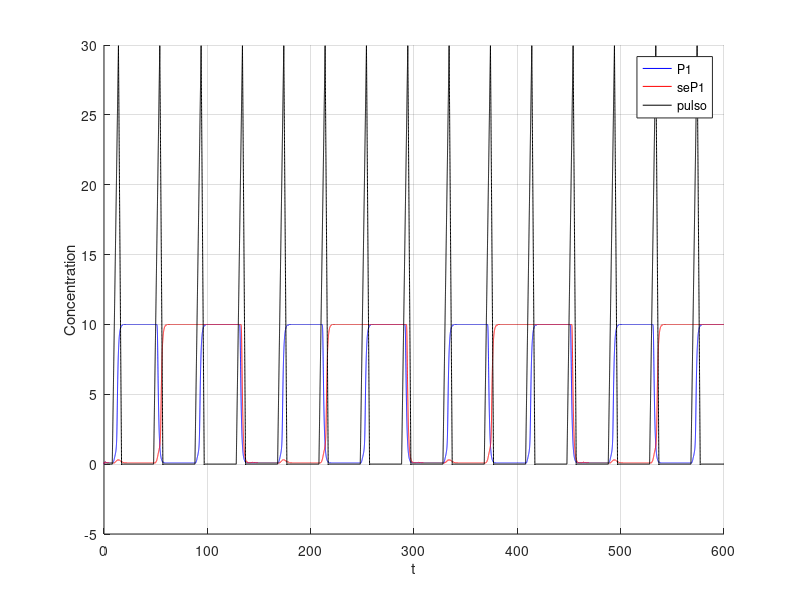

This chart was generated by the following MATLAB code:
clear;

dt=0.01; 
t=0:dt:600; 

%i = 1 ate 60000

p1 = 0;
p2 = 2.5;
ii1 = 0;
ii2 = 0;

%
alpha0 = 0.1;

% maximal expression rates
km1 = 2;
km2 = 2;

%dissociation constant
kp1 = 1;
kp2 = 2;

% parametros do collins para os iis
beta2 =3;
gama2 = 4;

%mass action constant
k1 = 2;

%degradation rate
kd1 = 0.6;

p1s = zeros(1, length(t));
p2s = zeros(1, length(t));

% pulso representa uma explosao na concentracao de mRNAs que possuem dois operators
% o primeiro precisa de p1 AND (NOT p2) e o segundo precisa de p2 AND (NOT p1)
pulso = zeros(1, length(t));

i1s = zeros(1, length(t));
i2s = zeros(1, length(t));


%posso alterar de diversas estranhas maneiras os alphas
alpha1 = 10; alpha2 = 5;
beta = 3;
gama = 4;

%-------------2bits---------------
% pulso para o segundo switch
pulso2 = zeros(1, length(t));
pulso2aux = 0;

sep1 = 0;
sep2 = 2.5;
seii1 = 0;
seii2 = 0;

% maximal expression rates
sekm1 = 2;
sekm2 = 2;

%dissociation constant
sekp1 = 1;
sekp2 = 2;

% parametros do collins para os iis
sebeta2 =3;
segama2 = 4;

sep1s = zeros(1, length(t));
sep2s = zeros(1, length(t));

sei1s = zeros(1, length(t));
sei2s = zeros(1, length(t));

sealpha1 = 10; sealpha2 = 5;
sebeta = 3;
segama = 4;

for i = 2:length(t)
   
   if (mod(i, 4000) >800 && mod(i,4000)<1400)
     pulso(i) = pulso(i-1)+0.05;
   endif
   
   if (mod(i, 4000) >=1400 && mod(i,4000)<1700)
     pulso(i) = pulso(i-1)-0.1;
   endif
  
  
  div = 1 + p1/kp1 + p2/kp2 + (p1*p2)/(kp1*kp2);
  
  
%  verde, depende do p1 (azul) 
%  dpdt = alpha0 + km1 * pulso(i) * ((1 + p1 / (kp1)) / div) - kd1*ii1;
  dpdt =  ( pulso(i) * ((1 + p1 / (kp1)) / div)     /   (1 + (ii2 / (1 + p1s(i) ) ) ^ beta2)   ) - ii1;
  ii1 = dpdt * dt + ii1;
  i1s(i) = ii1; 
  
  
%  amarelo deve ser o primeiro
% usei collins pois precisava que o crescimento de amarelo reprimisse o crescimento do verde.
%  dpdt = alpha0 + km2 * pulso(i) * ((1 + (p2) / (kp2 )) / div) - kd2*ii2;

% (pulso controla a execucao da  AND entre p1 e not p2) -> representa o maximal expression rate de collins           collins  para verde reprimir amarelo
  dpdt = ( pulso(i) * ((1 + p1 / (kp1)) / div)       /              (1 + (ii1 / (1 + p2s(i) ) ) ^ gama2)     ) - ii2;
  ii2 = dpdt * dt + ii2;
  i2s(i) = ii2; 
 
  dpdt = (alpha1 / (1 + (p2 / (1 + i2s(i) ) ) ^ beta )) - p1;
  p1 = dpdt * dt + p1;
  p1s(i) = p1;
  
  dpdt = (alpha2 / (1 + (p1 / (1 + i1s(i)) ) ^ gama)) - p2;
  p2 = dpdt * dt + p2;
  p2s(i) = p2;
  
  
%%  ----------2bits-----------
%%  mRNA que vai funcionar como pulso2
  dpdt =  k1*i1s(i) -kd1*pulso2aux;
  pulso2aux = dpdt * dt + pulso2aux;
  pulso2(i) = pulso2aux;
  
  sediv = 1 + sep1/sekp1 + sep2/sekp2 + (sep1*sep2)/(sekp1*sekp2);

  dpdt = ( 1.01* pulso2(i) * ((1 + sep1 / (sekp1)) / sediv)     /   (1 + (seii2 / (1 + sep1s(i) ) ) ^ sebeta2)   ) - seii1;
  seii1 = dpdt * dt + seii1;
  sei1s(i) = seii1; 
    
  dpdt = ( pulso2(i) * ((1 + sep1 / (sekp1)) / sediv)       /              (1 + (seii1 / (1 + sep2s(i) ) ) ^ segama2)     ) - seii2;
  seii2 = dpdt * dt + seii2;
  sei2s(i) = seii2; 
 
  dpdt = (sealpha1 / (1 + (sep2 / (1 + sei2s(i) ) ) ^ sebeta )) - sep1;
  sep1 = dpdt * dt + sep1;
  sep1s(i) = sep1;
  
  dpdt = (sealpha2 / (1 + (sep1 / (1 + sei1s(i)) ) ^ segama)) - sep2;
  sep2 = dpdt * dt + sep2;
  sep2s(i) = sep2;


endfor

%figure;
%hold on;
%grid on;
%%plot(t, p1s, 'b;P1;', t ,p2s, 'r;P2;', t , pulso , 'k;pulso;');
%plot(t, p1s, 'b;P1;', t ,p2s, 'r;P2;', t , i2s, 'y;i2;', t ,i1s,'g;i1;', t , pulso , 'k;pulso;');
%
%figure;
%hold on;
%grid on;
%%plot(t, p1s, 'b;P1;', t ,p2s, 'r;P2;', t , pulso , 'k;pulso;');
%plot(t, sep1s, 'b;seP1;', t ,sep2s, 'r;seP2;', t , sei2s, 'y;sei2;', t ,sei1s,'g;sei1;', t , pulso , 'k;pulso;', t, pulso2, 'm;pulso2;');
%xlabel('t');
%ylabel('Concentration');

figure;
hold on;
grid on;
%plot(t, p1s, 'b;P1;', t ,p2s, 'r;P2;', t , pulso , 'k;pulso;');
plot(t, p1s, 'b;P1;', t, sep1s, 'r;seP1;', t , pulso , 'k;pulso;');
xlabel('t');
ylabel('Concentration');